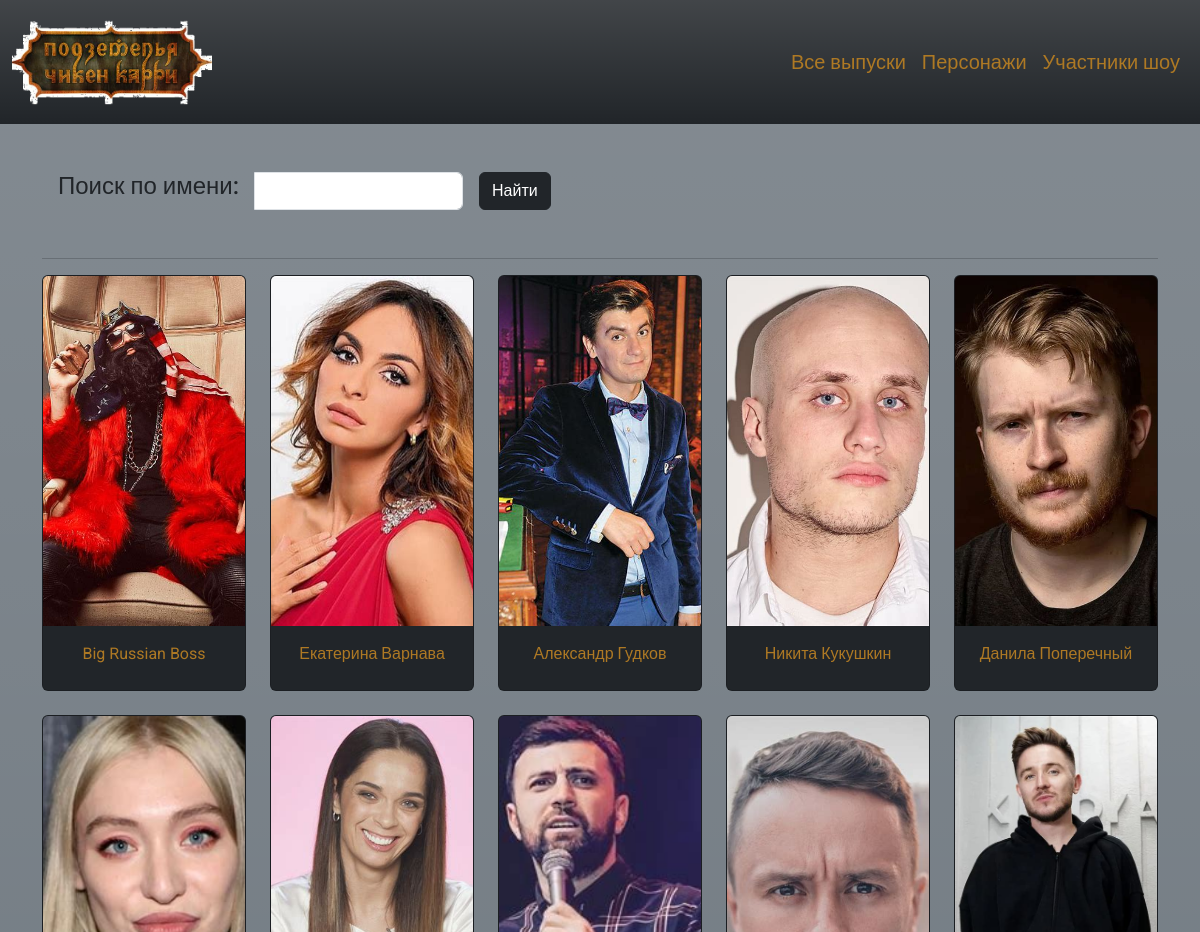
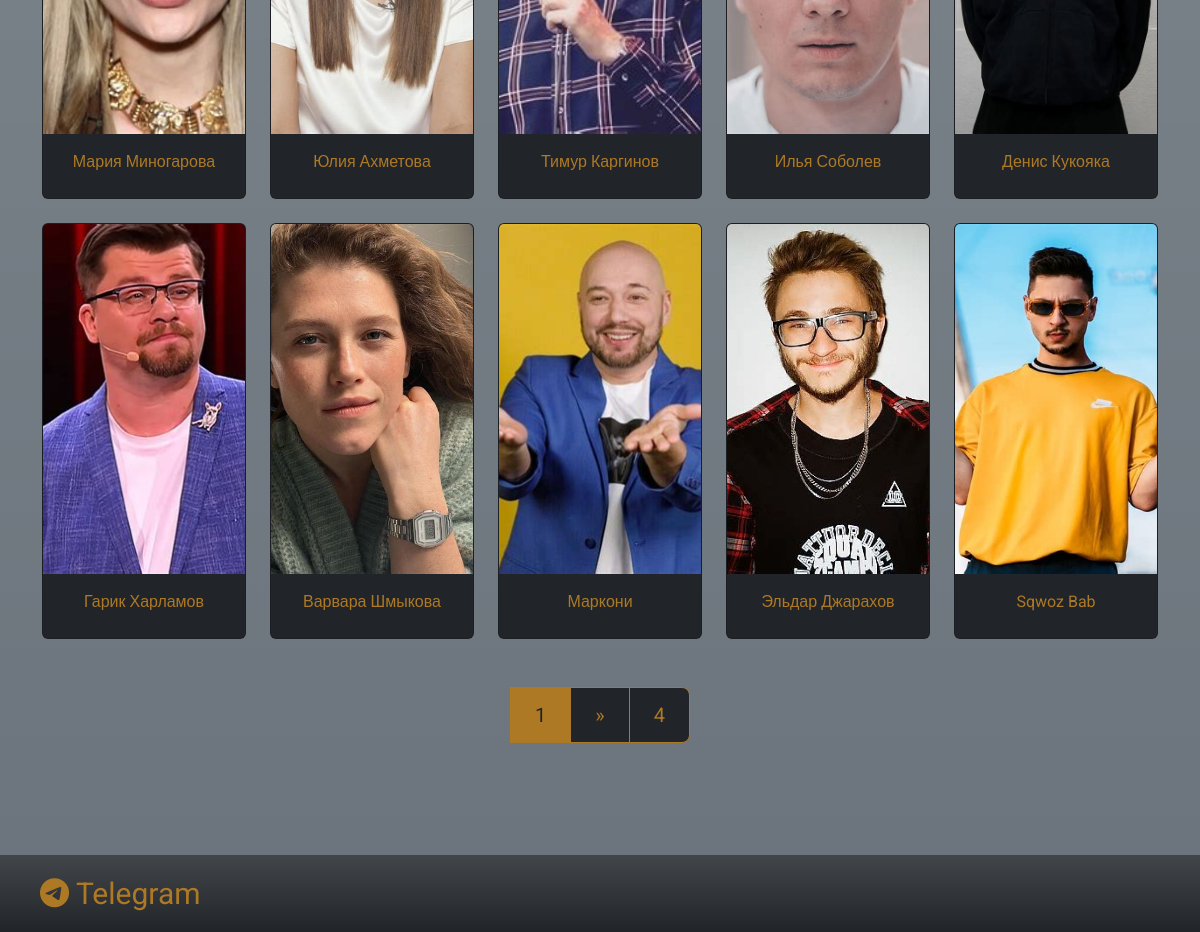
Screenshot of /gamers/ with the database file from the repository (2 pictures, top to bottom).
### mysite/models.py (models this page shows, shortened)
class Gamer(models.Model):
    name = models.CharField(max_length=40, blank=False, verbose_name='Имя игрока')
    personages = models.ManyToManyField('Personage', blank=True, verbose_name='Персонажи', related_name='gamers')
    image = models.ImageField(upload_to='gamers', blank=True, null=True, verbose_name='Фото игрока')
    class Meta:
        verbose_name = "Игрок"
        verbose_name_plural = "Игроки"
    def display_personages(self):
        return ", ".join([personage.name for personage in self.personages.all()])
    display_personages.short_description = 'Персонажи'

### mysite/views.py (the view)
# urls.py: path("gamers/", GamerListView.as_view(), name="gamers"),
class GamerListView(ListView):
    model = Gamer
    paginate_by = 15
    template_name = 'gamers.html'

### mysite/templates/gamers.html (shortened to what this page needs)
{% extends 'base.html' %}
{% load static %}
{% block content %}
    <div class="container">
        {% include 'search.html' %}
        <div class="row row-cols-1 row-cols-sm-2 row-cols-md-3 row-cols-lg-4 row-cols-xl-5 g-4">
            {% if object_list %}
                {% for object in object_list %}
                    <div class="col">
                        <div class="card bg-dark h-100 d-flex flex-column" style="color:#ae7924">
                            <img src="{{ object.image.url }}" class="card-img-top img-fluid" alt="{{ object.title }}" style="height: 350px; object-fit: cover;">
                            <div class="card-body text-center d-flex flex-column justify-content-between">
                                <a href="/gamers/{{object.pk}}" class="card-title text-decoration-none">{{object.name}}</a>
                            </div>
                        </div>
                    </div>
                {% endfor %}
            {% else %}
                <h4>Ничего не найдено.</h4>
            {% endif %}
        </div>
    </div>
    {% include 'pagination.html' %}
{% endblock %}

### static/css/style.css (style rules this page uses)
* { font-family: "Roboto", sans-serif; }
img { max-width: 100%; height: auto; }
.card-title { color: #ae7924; }

### rows the page displays
Gamer: image (picture), name "Big Russian Boss"
Gamer: image (picture), name "Екатерина Варнава"
Gamer: image (picture), name "Александр Гудков"
Gamer: image (picture), name "Никита Кукушкин"
Gamer: image (picture), name "Данила Поперечный"
Gamer: image (picture), name "Мария Миногарова"
Gamer: image (picture), name "Юлия Ахметова"
Gamer: image (picture), name "Тимур Каргинов"
Gamer: image (picture), name "Илья Соболев"
Gamer: image (picture), name "Денис Кукояка"
Gamer: image (picture), name "Гарик Харламов"
Gamer: image (picture), name "Варвара Шмыкова"
Gamer: image (picture), name "Маркони"
Gamer: image (picture), name "Эльдар Джарахов"
Gamer: image (picture), name "Sqwoz Bab"

### other values shown
{{ p }} "1"
{{ page_obj.paginator.num_pages }} "4"
